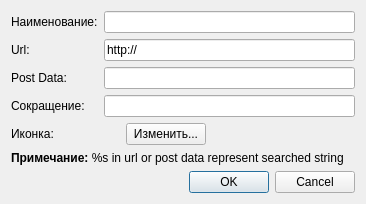
<?xml version="1.0" encoding="UTF-8"?>
<ui version="4.0">
 <class>EditSearchEngine</class>
 <widget class="QDialog" name="EditSearchEngine">
  <property name="geometry">
   <rect>
    <x>0</x>
    <y>0</y>
    <width>366</width>
    <height>204</height>
   </rect>
  </property>
  <layout class="QFormLayout" name="formLayout">
   <property name="fieldGrowthPolicy">
    <enum>QFormLayout::ExpandingFieldsGrow</enum>
   </property>
   <item row="0" column="0">
    <widget class="QLabel" name="label">
     <property name="text">
      <string>Наименование:</string>
     </property>
    </widget>
   </item>
   <item row="0" column="1">
    <widget class="QLineEdit" name="name"/>
   </item>
   <item row="1" column="0">
    <widget class="QLabel" name="label_2">
     <property name="text">
      <string>Url:</string>
     </property>
    </widget>
   </item>
   <item row="1" column="1">
    <widget class="QLineEdit" name="url">
     <property name="text">
      <string notr="true">http://</string>
     </property>
    </widget>
   </item>
   <item row="3" column="0">
    <widget class="QLabel" name="label_3">
     <property name="text">
      <string>Сокращение:</string>
     </property>
    </widget>
   </item>
   <item row="3" column="1">
    <widget class="QLineEdit" name="shortcut"/>
   </item>
   <item row="4" column="0">
    <widget class="QLabel" name="iconLabel">
     <property name="text">
      <string>Иконка:</string>
     </property>
    </widget>
   </item>
   <item row="4" column="1">
    <widget class="QFrame" name="editIconFrame">
     <layout class="QHBoxLayout" name="editIconLayout">
      <property name="margin">
       <number>0</number>
      </property>
      <item>
       <widget class="QLabel" name="icon">
        <property name="minimumSize">
         <size>
          <width>16</width>
          <height>16</height>
         </size>
        </property>
        <property name="maximumSize">
         <size>
          <width>16</width>
          <height>16</height>
         </size>
        </property>
       </widget>
      </item>
      <item>
       <widget class="QPushButton" name="iconFromFile">
        <property name="text">
         <string>Изменить...</string>
        </property>
       </widget>
      </item>
      <item>
       <spacer name="horizontalSpacer">
        <property name="orientation">
         <enum>Qt::Horizontal</enum>
        </property>
        <property name="sizeHint" stdset="0">
         <size>
          <width>40</width>
          <height>20</height>
         </size>
        </property>
       </spacer>
      </item>
     </layout>
    </widget>
   </item>
   <item row="5" column="0" colspan="2">
    <widget class="QLabel" name="label_4">
     <property name="text">
      <string>&lt;b&gt;Примечание: &lt;/b&gt;%s in url or post data represent searched string</string>
     </property>
    </widget>
   </item>
   <item row="6" column="1">
    <widget class="QDialogButtonBox" name="buttonBox">
     <property name="orientation">
      <enum>Qt::Horizontal</enum>
     </property>
     <property name="standardButtons">
      <set>QDialogButtonBox::Cancel|QDialogButtonBox::Ok</set>
     </property>
    </widget>
   </item>
   <item row="2" column="0">
    <widget class="QLabel" name="label_5">
     <property name="text">
      <string>Post Data:</string>
     </property>
    </widget>
   </item>
   <item row="2" column="1">
    <widget class="QLineEdit" name="postData"/>
   </item>
  </layout>
 </widget>
 <resources/>
 <connections>
  <connection>
   <sender>buttonBox</sender>
   <signal>accepted()</signal>
   <receiver>EditSearchEngine</receiver>
   <slot>accept()</slot>
   <hints>
    <hint type="sourcelabel">
     <x>248</x>
     <y>254</y>
    </hint>
    <hint type="destinationlabel">
     <x>157</x>
     <y>274</y>
    </hint>
   </hints>
  </connection>
  <connection>
   <sender>buttonBox</sender>
   <signal>rejected()</signal>
   <receiver>EditSearchEngine</receiver>
   <slot>reject()</slot>
   <hints>
    <hint type="sourcelabel">
     <x>316</x>
     <y>260</y>
    </hint>
    <hint type="destinationlabel">
     <x>286</x>
     <y>274</y>
    </hint>
   </hints>
  </connection>
 </connections>
</ui>
